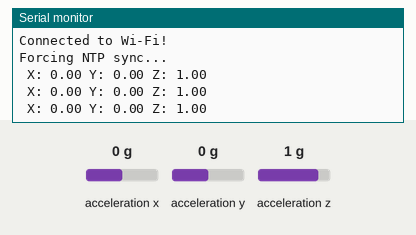
Recording of a sketch running on a simulated Arduino Nano 33 IoT. On the bench: the last lines printed to the serial monitor. Inputs (shaded band) come from the test bench; at power-on: acceleration x 0 g, acceleration y 0 g, acceleration z 1 g. WiFi joins after 1.5 s; servers stay silent unless stated.

Above: at 6.2 s.
6.3 s: acceleration x set to -1.4 g
At 6.9 s:
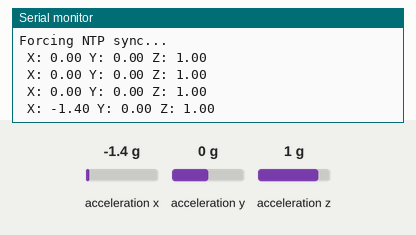
7.8 s: acceleration y set to -1.4 g
At 8.4 s:
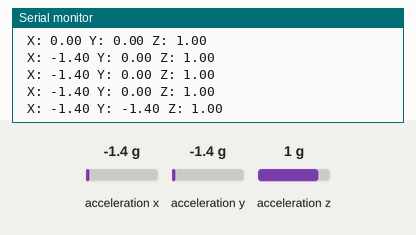
9.3 s: acceleration z set to -1.4 g
At 9.9 s:
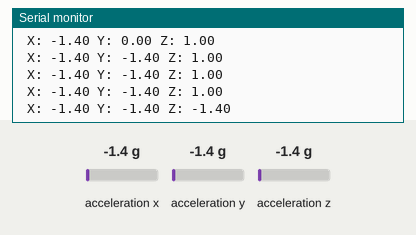

The sketch:

sketch_feb11a.ino
```cpp
#include <Arduino_LSM6DS3.h>
#include <WiFiNINA.h>
#include <ArduinoIoTCloud.h>
#include <Arduino_ConnectionHandler.h>

// Wi-Fi Credentials
const char WIFI_SSID[] = "OnePlus Nord CE 2";
const char WIFI_PASS[] = "jashandeep1234";

// Cloud Variables
float x, y, z;

// IoT Cloud Connection Handler
WiFiConnectionHandler ArduinoIoTPreferredConnection(WIFI_SSID, WIFI_PASS);

void onAccelXChange() {}
void onAccelYChange() {}
void onAccelZChange() {}

void initProperties() {
    ArduinoCloud.addProperty(x, READ, 1, onAccelXChange);
    ArduinoCloud.addProperty(y, READ, 1, onAccelYChange);
    ArduinoCloud.addProperty(z, READ, 1, onAccelZChange);
}

void setup() {
    Serial.begin(9600);
    while (!Serial);

    // Check if Wi-Fi module is working
    if (WiFi.status() == WL_NO_MODULE) {
        Serial.println("Wi-Fi module not detected!");
        while (1);
    }

    // Connect to Wi-Fi
    Serial.print("Connecting to Wi-Fi");
    WiFi.begin(WIFI_SSID, WIFI_PASS);
    while (WiFi.status() != WL_CONNECTED) {
        delay(500);
        Serial.print(".");
    }
    Serial.println("\nConnected to Wi-Fi!");

    // Force NTP Time Sync
    Serial.println("Forcing NTP sync...");
    IPAddress timeServer;
    WiFi.hostByName("time.google.com", timeServer);
    delay(2000);  // Wait for time sync

    // Initialize IMU sensor
    if (!IMU.begin()) {
        Serial.println("Failed to initialize IMU!");
        while (1);
    }

    // Sync Cloud Variables
    initProperties();
    ArduinoCloud.begin(ArduinoIoTPreferredConnection);
}

void loop() {
    ArduinoCloud.update();

    if (IMU.accelerationAvailable()) {
        IMU.readAcceleration(x, y, z);
        Serial.print(" X: "); Serial.print(x);
        Serial.print(" Y: "); Serial.print(y);
        Serial.print(" Z: "); Serial.println(z);
    }
    delay(500);
}
```

Measured:
- after the input at 6.3 s, the serial monitor: prints a new line after 0.21 s (image 1)
- after the input at 7.8 s, the serial monitor: prints a new line after 0.22 s (image 2)
- after the input at 9.3 s, the serial monitor: prints a new line after 0.23 s (image 3)
